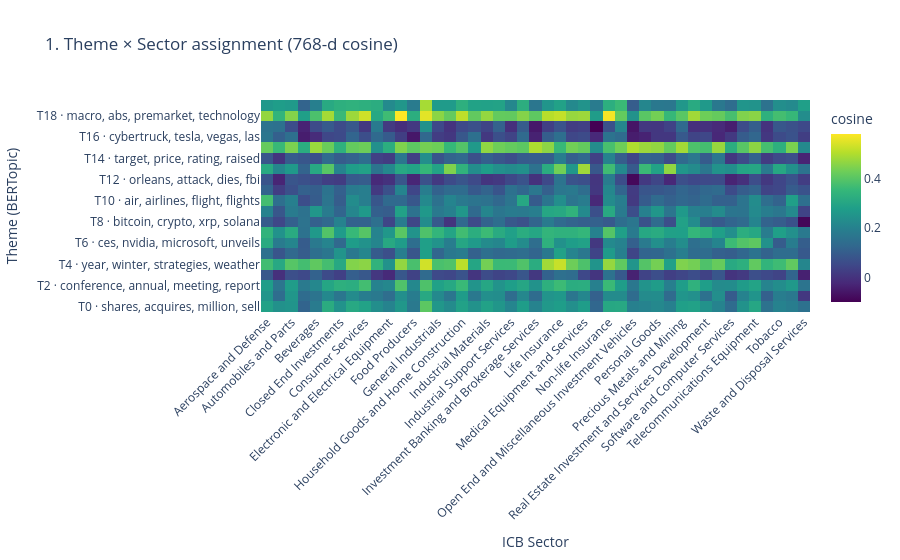
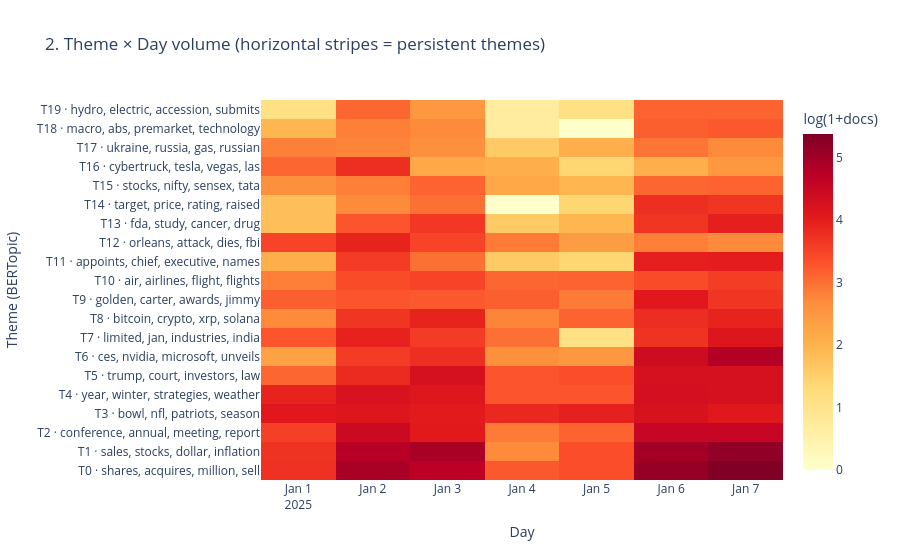
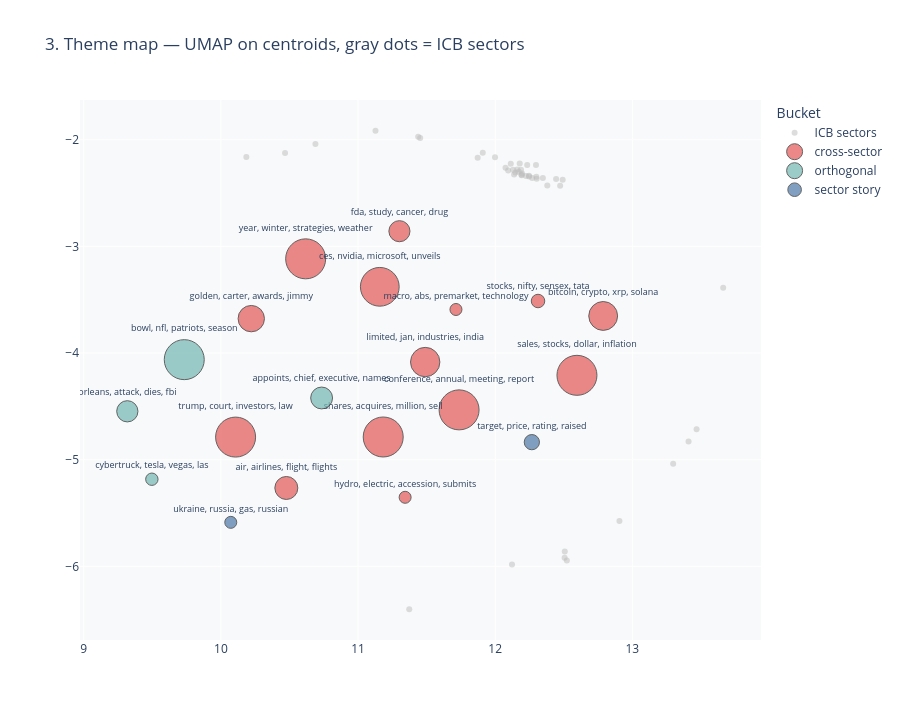

Here is the notebook cell these charts were saved with, in order:
### Code cell
BUCKET_COLORS = {
    "cross-sector": "#e45756",
    "sector story": "#4c78a8",
    "orthogonal": "#72b7b2",
    "nascent": "#f58518",
    "other": "#b279a2",
}

theme_labels = [f"T{t} · {lbl}" for t, lbl in zip(themes["topic"], themes["label"])]

# --- 1. Assignment heatmap (theme × sector) ---
fig_assign = go.Figure(
    data=go.Heatmap(
        z=theme_sector_sim,
        x=sector_meta["sector"],
        y=theme_labels,
        colorscale="Viridis",
        colorbar={"title": "cosine"},
        hovertemplate="theme: %{y}<br>sector: %{x}<br>cos=%{z:.3f}<extra></extra>",
    )
)
fig_assign.update_layout(
    title="1. Theme × Sector assignment (768-d cosine)",
    height=max(420, 28 * len(themes)),
    xaxis={"tickangle": -45, "title": "ICB Sector"},
    yaxis={"title": "Theme (BERTopic)"},
)

# --- 2. Time heatmap (theme × day) ---
time_z = np.log1p(time_matrix.loc[themes["topic"]].values)
fig_time = go.Figure(
    data=go.Heatmap(
        z=time_z,
        x=[str(d) for d in dates],
        y=theme_labels,
        colorscale="YlOrRd",
        colorbar={"title": "log(1+docs)"},
        hovertemplate="theme: %{y}<br>day: %{x}<br>docs=%{customdata}<extra></extra>",
        customdata=time_matrix.loc[themes["topic"]].values,
    )
)
fig_time.update_layout(
    title="2. Theme × Day volume (horizontal stripes = persistent themes)",
    height=max(420, 28 * len(themes)),
    xaxis={"title": "Day"},
    yaxis={"title": "Theme (BERTopic)"},
)

# --- 3. Map: theme centroids + sector landmarks ---
if len(themes) >= 2:
    map_umap = umap.UMAP(
        n_neighbors=min(15, len(themes) - 1),
        min_dist=0.1,
        metric="cosine",
        random_state=RANDOM_SEED,
    ).fit(theme_centroids)
    xy_themes = map_umap.embedding_
    xy_sectors = map_umap.transform(sector_embeddings)
else:
    xy_themes = np.zeros((len(themes), 2))
    xy_sectors = np.zeros((len(sector_embeddings), 2))

fig_map = go.Figure()
fig_map.add_trace(
    go.Scatter(
        x=xy_sectors[:, 0],
        y=xy_sectors[:, 1],
        mode="markers",
        name="ICB sectors",
        marker={"size": 6, "color": "#bbb", "opacity": 0.5},
        text=sector_meta["sector"],
        hovertemplate="<b>%{text}</b><extra></extra>",
    )
)
for bucket, sub in themes.groupby("bucket"):
    idx = sub.index.to_numpy()
    fig_map.add_trace(
        go.Scatter(
            x=xy_themes[idx, 0],
            y=xy_themes[idx, 1],
            mode="markers+text",
            name=bucket,
            text=sub["label"],
            textposition="top center",
            textfont={"size": 9},
            marker={
                "size": np.clip(sub["n_docs"] / 8, 12, 40),
                "color": BUCKET_COLORS.get(bucket, "#666"),
                "line": {"width": 1, "color": "#222"},
            },
            customdata=np.stack(
                [sub["label"], sub["nearest_sector"], sub["n_docs"], sub["active_days"]], axis=1
            ),
            hovertemplate=(
                "<b>%{customdata[0]}</b><br>"
                "bucket: "
                + bucket
                + "<br>nearest sector: %{customdata[1]}<br>"
                "docs: %{customdata[2]} · active days: %{customdata[3]}<extra></extra>"
            ),
        )
    )
fig_map.update_layout(
    title="3. Theme map — UMAP on centroids, gray dots = ICB sectors",
    legend={"title": "Bucket"},
    plot_bgcolor="#f8f9fa",
    height=720,
)

# --- Export single HTML ---
sections = [
    ("Assignment heatmap", fig_assign),
    ("Time heatmap", fig_time),
    ("Theme map", fig_map),
]
html_parts = [
    "<html><head><meta charset='utf-8'><title>Theme dashboard</title>"
    "<style>body{font-family:-apple-system,Segoe UI,sans-serif;max-width:1200px;margin:24px auto;padding:0 16px;}"
    "h1{margin-bottom:4px;} h2{margin-top:36px;border-bottom:1px solid #eee;padding-bottom:4px;}</style></head><body>",
    f"<h1>Theme dashboard</h1><p>{len(themes)} themes · {news_df.shape[0]:,} headlines · "
    f"{news_df['date'].nunique()} days · embedder: <code>{EMBEDDING_MODEL}</code></p>",
]
for i, (title, fig) in enumerate(sections):
    html_parts.append(f"<h2>{title}</h2>")
    html_parts.append(fig.to_html(full_html=False, include_plotlyjs="cdn" if i == 0 else False))
html_parts.append("</body></html>")
THEME_DASHBOARD_HTML.write_text("\n".join(html_parts), encoding="utf-8")
print(f"Wrote {THEME_DASHBOARD_HTML}")

fig_assign.show()
fig_time.show()
fig_map.show()

### Figure 1 — Plotly figure (JSON) as saved in the notebook; plotly's stock layout.template omitted (floating-point values rounded to 4 significant figures; data arrays with more than 128 entries replaced by an {"elided": "..."} marker saying what was removed)
{"data": [{"colorbar": {"title": {"text": "cosine"}}, "colorscale": [[0, "#440154"], [0.1111, "#482878"], [0.2222, "#3e4989"], [0.3333, "#31688e"], [0.4444, "#26828e"], [0.5556, "#1f9e89"], [0.6667, "#35b779"], [0.7778, "#6ece58"], [0.8889, "#b5de2b"], [1, "#fde725"]], "hovertemplate": "theme: %{y}<br>sector: %{x}<br>cos=%{z:.3f}<extra></extra>", "type": "heatmap", "x": ["Aerospace and Defense", "Alternative Energy", "Automobiles and Parts", "Banks", "Beverages", "Chemicals", "Closed End Investments", "Construction and Materials", "Consumer Services", "Electricity", "Electronic and Electrical Equipment", "Finance and Credit Services", "Food Producers", "Gas, Water and Multi-utilities", "General Industrials", "Health Care Providers", "Household Goods and Home Construction", "Industrial Engineering", "Industrial Materials", "Industrial Metals and Mining", "Industrial Support Services", "Industrial Transportation", "Investment Banking and Brokerage Services", "Leisure Goods", "Life Insurance", "Media", "Medical Equipment and Services", "Mortgage Real Estate Investment Trusts", "Non-life Insurance", "Oil, Gas and Coal", "Open End and Miscellaneous Investment Vehicles", "Personal Care, Drug and Grocery Stores", "Personal Goods", "Pharmaceuticals and Biotechnology", "Precious Metals and Mining", "Real Estate Investment Trusts", "Real Estate Investment and Services Development", "Retailers", "Software and Computer Services", "Technology Hardware and Equipment", "Telecommunications Equipment", "Telecommunications Service Providers", "Tobacco", "Travel and Leisure", "Waste and Disposal Services"], "y": ["T0 · shares, acquires, million, sell", "T1 · sales, stocks, dollar, inflation", "T2 · conference, annual, meeting, report", "T3 · bowl, nfl, patriots, season", "T4 · year, winter, strategies, weather", "T5 · trump, court, investors, law", "T6 · ces, nvidia, microsoft, unveils", "T7 · limited, jan, industries, india", "T8 · bitcoin, crypto, xrp, solana", "T9 · golden, carter, awards, jimmy", "T10 · air, airlines, flight, flights", "T11 · appoints, chief, executive, names", "T12 · orleans, attack, dies, fbi", "T13 · fda, study, cancer, drug", "T14 · target, price, rating, raised", "T15 · stocks, nifty, sensex, tata", "T16 · cybertruck, tesla, vegas, las", "T17 · ukraine, russia, gas, russian", "T18 · macro, abs, premarket, technology", "T19 · hydro, electric, accession, submits"], "z": {"elided": "20x45 float values"}}], "layout": {"height": 560, "title": {"text": "1. Theme × Sector assignment (768-d cosine)"}, "xaxis": {"tickangle": -45, "title": {"text": "ICB Sector"}}, "yaxis": {"title": {"text": "Theme (BERTopic)"}}}}

### Figure 2 — Plotly figure (JSON) as saved in the notebook; plotly's stock layout.template omitted (floating-point values rounded to 4 significant figures; data arrays with more than 128 entries replaced by an {"elided": "..."} marker saying what was removed)
{"data": [{"colorbar": {"title": {"text": "log(1+docs)"}}, "colorscale": [[0, "rgb(255,255,204)"], [0.125, "rgb(255,237,160)"], [0.25, "rgb(254,217,118)"], [0.375, "rgb(254,178,76)"], [0.5, "rgb(253,141,60)"], [0.625, "rgb(252,78,42)"], [0.75, "rgb(227,26,28)"], [0.875, "rgb(189,0,38)"], [1, "rgb(128,0,38)"]], "customdata": {"elided": "20x7 int values"}, "hovertemplate": "theme: %{y}<br>day: %{x}<br>docs=%{customdata}<extra></extra>", "type": "heatmap", "x": ["2025-01-01", "2025-01-02", "2025-01-03", "2025-01-04", "2025-01-05", "2025-01-06", "2025-01-07"], "y": ["T0 · shares, acquires, million, sell", "T1 · sales, stocks, dollar, inflation", "T2 · conference, annual, meeting, report", "T3 · bowl, nfl, patriots, season", "T4 · year, winter, strategies, weather", "T5 · trump, court, investors, law", "T6 · ces, nvidia, microsoft, unveils", "T7 · limited, jan, industries, india", "T8 · bitcoin, crypto, xrp, solana", "T9 · golden, carter, awards, jimmy", "T10 · air, airlines, flight, flights", "T11 · appoints, chief, executive, names", "T12 · orleans, attack, dies, fbi", "T13 · fda, study, cancer, drug", "T14 · target, price, rating, raised", "T15 · stocks, nifty, sensex, tata", "T16 · cybertruck, tesla, vegas, las", "T17 · ukraine, russia, gas, russian", "T18 · macro, abs, premarket, technology", "T19 · hydro, electric, accession, submits"], "z": {"elided": "20x7 float values"}}], "layout": {"height": 560, "title": {"text": "2. Theme × Day volume (horizontal stripes = persistent themes)"}, "xaxis": {"title": {"text": "Day"}}, "yaxis": {"title": {"text": "Theme (BERTopic)"}}}}

### Figure 3 — Plotly figure (JSON) as saved in the notebook; plotly's stock layout.template omitted (floating-point values rounded to 4 significant figures)
{"data": [{"hovertemplate": "<b>%{text}</b><extra></extra>", "marker": {"color": "#bbb", "opacity": 0.5, "size": 6}, "mode": "markers", "name": "ICB sectors", "text": ["Aerospace and Defense", "Alternative Energy", "Automobiles and Parts", "Banks", "Beverages", "Chemicals", "Closed End Investments", "Construction and Materials", "Consumer Services", "Electricity", "Electronic and Electrical Equipment", "Finance and Credit Services", "Food Producers", "Gas, Water and Multi-utilities", "General Industrials", "Health Care Providers", "Household Goods and Home Construction", "Industrial Engineering", "Industrial Materials", "Industrial Metals and Mining", "Industrial Support Services", "Industrial Transportation", "Investment Banking and Brokerage Services", "Leisure Goods", "Life Insurance", "Media", "Medical Equipment and Services", "Mortgage Real Estate Investment Trusts", "Non-life Insurance", "Oil, Gas and Coal", "Open End and Miscellaneous Investment Vehicles", "Personal Care, Drug and Grocery Stores", "Personal Goods", "Pharmaceuticals and Biotechnology", "Precious Metals and Mining", "Real Estate Investment Trusts", "Real Estate Investment and Services Development", "Retailers", "Software and Computer Services", "Technology Hardware and Equipment", "Telecommunications Equipment", "Telecommunications Service Providers", "Tobacco", "Travel and Leisure", "Waste and Disposal Services"], "type": "scatter", "x": [11.45, 11.37, 12.51, 12.38, 12.18, 12.08, 12.35, 12.12, 12.09, 12.52, 11.13, 12.3, 12.2, 12.25, 12.27, 12.0, 12.51, 11.44, 12.19, 12.3, 12.23, 11.91, 13.41, 12.15, 11.87, 10.69, 12.11, 13.3, 12.19, 12.22, 12.47, 12.91, 13.47, 12.14, 12.49, 12.44, 12.25, 12.17, 12.13, 12.16, 12.19, 13.66, 12.3, 10.47, 10.19], "y": [-1.983, -6.402, -5.92, -2.428, -2.223, -2.263, -2.357, -5.983, -2.288, -5.945, -1.915, -2.364, -2.317, -2.337, -2.358, -2.164, -5.86, -1.971, -2.327, -2.348, -2.237, -2.122, -4.828, -2.307, -2.168, -2.04, -2.225, -5.037, -2.282, -2.341, -2.432, -5.574, -4.714, -2.325, -2.376, -2.368, -2.345, -2.3, -2.282, -2.279, -2.332, -3.388, -2.237, -2.124, -2.16]}, {"customdata": [["shares, acquires, million, sell", "Gas, Water and Multi-utilities", 722, 7], ["sales, stocks, dollar, inflation", "Gas, Water and Multi-utilities", 655, 6], ["conference, annual, meeting, report", "Finance and Credit Services", 401, 6], ["year, winter, strategies, weather", "Gas, Water and Multi-utilities", 374, 7], ["trump, court, investors, law", "Life Insurance", 332, 7], ["ces, nvidia, microsoft, unveils", "Telecommunications Equipment", 310, 4], ["limited, jan, industries, india", "Finance and Credit Services", 235, 5], ["bitcoin, crypto, xrp, solana", "Precious Metals and Mining", 231, 5], ["golden, carter, awards, jimmy", "Media", 211, 6], ["air, airlines, flight, flights", "Aerospace and Defense", 184, 6], ["fda, study, cancer, drug", "Medical Equipment and Services", 169, 4], ["stocks, nifty, sensex, tata", "Open End and Miscellaneous Investment Vehicles", 108, 3], ["macro, abs, premarket, technology", "Finance and Credit Services", 85, 2], ["hydro, electric, accession, submits", "Gas, Water and Multi-utilities", 81, 3]], "hovertemplate": "<b>%{customdata[0]}</b><br>bucket: cross-sector<br>nearest sector: %{customdata[1]}<br>docs: %{customdata[2]} · active days: %{customdata[3]}<extra></extra>", "marker": {"color": "#e45756", "line": {"color": "#222", "width": 1}, "size": [40.0, 40.0, 40.0, 40.0, 40.0, 38.75, 29.38, 28.88, 26.38, 23.0, 21.12, 13.5, 12.0, 12.0]}, "mode": "markers+text", "name": "cross-sector", "text": ["shares, acquires, million, sell", "sales, stocks, dollar, inflation", "conference, annual, meeting, report", "year, winter, strategies, weather", "trump, court, investors, law", "ces, nvidia, microsoft, unveils", "limited, jan, industries, india", "bitcoin, crypto, xrp, solana", "golden, carter, awards, jimmy", "air, airlines, flight, flights", "fda, study, cancer, drug", "stocks, nifty, sensex, tata", "macro, abs, premarket, technology", "hydro, electric, accession, submits"], "textfont": {"size": 9}, "textposition": "top center", "type": "scatter", "x": [11.18, 12.6, 11.74, 10.62, 10.11, 11.16, 11.49, 12.79, 10.22, 10.48, 11.3, 12.31, 11.71, 11.34], "y": [-4.787, -4.209, -4.533, -3.116, -4.788, -3.379, -4.084, -3.652, -3.677, -5.265, -2.857, -3.512, -3.591, -5.353]}, {"customdata": [["bowl, nfl, patriots, season", "Non-life Insurance", 399, 7], ["appoints, chief, executive, names", "Non-life Insurance", 175, 3], ["orleans, attack, dies, fbi", "Non-life Insurance", 170, 3], ["cybertruck, tesla, vegas, las", "Aerospace and Defense", 99, 2]], "hovertemplate": "<b>%{customdata[0]}</b><br>bucket: orthogonal<br>nearest sector: %{customdata[1]}<br>docs: %{customdata[2]} · active days: %{customdata[3]}<extra></extra>", "marker": {"color": "#72b7b2", "line": {"color": "#222", "width": 1}, "size": [40.0, 21.88, 21.25, 12.38]}, "mode": "markers+text", "name": "orthogonal", "text": ["bowl, nfl, patriots, season", "appoints, chief, executive, names", "orleans, attack, dies, fbi", "cybertruck, tesla, vegas, las"], "textfont": {"size": 9}, "textposition": "top center", "type": "scatter", "x": [9.733, 10.73, 9.318, 9.497], "y": [-4.062, -4.421, -4.546, -5.183]}, {"customdata": [["target, price, rating, raised", "Gas, Water and Multi-utilities", 122, 2], ["ukraine, russia, gas, russian", "Gas, Water and Multi-utilities", 87, 0]], "hovertemplate": "<b>%{customdata[0]}</b><br>bucket: sector story<br>nearest sector: %{customdata[1]}<br>docs: %{customdata[2]} · active days: %{customdata[3]}<extra></extra>", "marker": {"color": "#4c78a8", "line": {"color": "#222", "width": 1}, "size": [15.25, 12.0]}, "mode": "markers+text", "name": "sector story", "text": ["target, price, rating, raised", "ukraine, russia, gas, russian"], "textfont": {"size": 9}, "textposition": "top center", "type": "scatter", "x": [12.27, 10.07], "y": [-4.835, -5.587]}], "layout": {"height": 720, "legend": {"title": {"text": "Bucket"}}, "plot_bgcolor": "#f8f9fa", "title": {"text": "3. Theme map — UMAP on centroids, gray dots = ICB sectors"}}}
